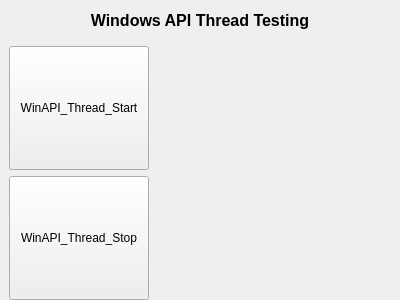
<?xml version="1.0" encoding="UTF-8"?>
<ui version="4.0">
 <class>MiscellaneousWinThread</class>
 <widget class="MiscellaneousBase" name="MiscellaneousWinThread">
  <property name="geometry">
   <rect>
    <x>0</x>
    <y>0</y>
    <width>400</width>
    <height>300</height>
   </rect>
  </property>
  <property name="windowTitle">
   <string>MiscellaneousWinThread</string>
  </property>
  <property name="styleSheet">
   <string notr="true"/>
  </property>
  <layout class="QVBoxLayout" name="verticalLayout">
   <property name="leftMargin">
    <number>0</number>
   </property>
   <property name="topMargin">
    <number>0</number>
   </property>
   <property name="rightMargin">
    <number>0</number>
   </property>
   <property name="bottomMargin">
    <number>0</number>
   </property>
   <item>
    <layout class="QHBoxLayout" name="horizontalLayout">
     <item>
      <widget class="QLabel" name="lbTitle">
       <property name="minimumSize">
        <size>
         <width>0</width>
         <height>40</height>
        </size>
       </property>
       <property name="font">
        <font>
         <pointsize>12</pointsize>
         <weight>75</weight>
         <bold>true</bold>
        </font>
       </property>
       <property name="text">
        <string>Windows API Thread Testing</string>
       </property>
       <property name="alignment">
        <set>Qt::AlignCenter</set>
       </property>
      </widget>
     </item>
    </layout>
   </item>
   <item>
    <layout class="QFormLayout" name="formLayout">
     <property name="leftMargin">
      <number>9</number>
     </property>
     <property name="rightMargin">
      <number>9</number>
     </property>
     <item row="0" column="0">
      <widget class="QPushButton" name="btnWinApiThreadStart">
       <property name="sizePolicy">
        <sizepolicy hsizetype="Expanding" vsizetype="Expanding">
         <horstretch>0</horstretch>
         <verstretch>0</verstretch>
        </sizepolicy>
       </property>
       <property name="minimumSize">
        <size>
         <width>140</width>
         <height>30</height>
        </size>
       </property>
       <property name="text">
        <string>WinAPI_Thread_Start</string>
       </property>
      </widget>
     </item>
     <item row="1" column="0">
      <widget class="QPushButton" name="btnWinApiThreadStop">
       <property name="sizePolicy">
        <sizepolicy hsizetype="Expanding" vsizetype="Expanding">
         <horstretch>0</horstretch>
         <verstretch>0</verstretch>
        </sizepolicy>
       </property>
       <property name="minimumSize">
        <size>
         <width>140</width>
         <height>30</height>
        </size>
       </property>
       <property name="text">
        <string>WinAPI_Thread_Stop</string>
       </property>
      </widget>
     </item>
    </layout>
   </item>
  </layout>
 </widget>
 <layoutdefault spacing="6" margin="11"/>
 <customwidgets>
  <customwidget>
   <class>MiscellaneousBase</class>
   <extends>QWidget</extends>
   <header>miscellaneousbase.h</header>
   <container>1</container>
  </customwidget>
 </customwidgets>
 <resources/>
 <connections/>
</ui>
